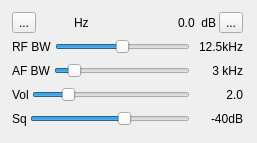
<?xml version="1.0" encoding="UTF-8"?>
<ui version="4.0">
 <class>AMDemodGUI</class>
 <widget class="RollupWidget" name="AMDemodGUI">
  <property name="geometry">
   <rect>
    <x>0</x>
    <y>0</y>
    <width>257</width>
    <height>143</height>
   </rect>
  </property>
  <property name="focusPolicy">
   <enum>Qt::StrongFocus</enum>
  </property>
  <property name="windowTitle">
   <string>AM Demodulator</string>
  </property>
  <widget class="QWidget" name="settingsContainer" native="true">
   <property name="geometry">
    <rect>
     <x>10</x>
     <y>10</y>
     <width>235</width>
     <height>121</height>
    </rect>
   </property>
   <property name="windowTitle">
    <string>Settings</string>
   </property>
   <layout class="QVBoxLayout" name="verticalLayout">
    <property name="spacing">
     <number>3</number>
    </property>
    <property name="leftMargin">
     <number>2</number>
    </property>
    <property name="topMargin">
     <number>2</number>
    </property>
    <property name="rightMargin">
     <number>2</number>
    </property>
    <property name="bottomMargin">
     <number>2</number>
    </property>
    <item>
     <layout class="QHBoxLayout" name="deltaFreqPowLayout">
      <item>
       <layout class="QHBoxLayout" name="deltaFrequencyLayout">
        <item>
         <widget class="QToolButton" name="deltaMinus">
          <property name="text">
           <string>...</string>
          </property>
          <property name="icon">
           <iconset>
            <selectedoff>:/plus.png</selectedoff>
            <selectedon>:/minus.png</selectedon>
           </iconset>
          </property>
          <property name="checkable">
           <bool>true</bool>
          </property>
         </widget>
        </item>
        <item>
         <widget class="ValueDial" name="deltaFrequency" native="true">
          <property name="sizePolicy">
           <sizepolicy hsizetype="Maximum" vsizetype="Maximum">
            <horstretch>0</horstretch>
            <verstretch>0</verstretch>
           </sizepolicy>
          </property>
          <property name="minimumSize">
           <size>
            <width>32</width>
            <height>16</height>
           </size>
          </property>
          <property name="font">
           <font>
            <family>Monospace</family>
            <pointsize>12</pointsize>
           </font>
          </property>
          <property name="cursor">
           <cursorShape>SizeVerCursor</cursorShape>
          </property>
          <property name="focusPolicy">
           <enum>Qt::StrongFocus</enum>
          </property>
          <property name="toolTip">
           <string>Demod shift frequency from center in Hz</string>
          </property>
         </widget>
        </item>
        <item>
         <widget class="QLabel" name="deltaUnits">
          <property name="text">
           <string>Hz </string>
          </property>
         </widget>
        </item>
        <item>
         <spacer name="horizontalSpacer">
          <property name="orientation">
           <enum>Qt::Horizontal</enum>
          </property>
          <property name="sizeHint" stdset="0">
           <size>
            <width>40</width>
            <height>20</height>
           </size>
          </property>
         </spacer>
        </item>
       </layout>
      </item>
      <item>
       <layout class="QHBoxLayout" name="channelPowerLayout">
        <item>
         <widget class="QLabel" name="channelPower">
          <property name="toolTip">
           <string>Channel power</string>
          </property>
          <property name="layoutDirection">
           <enum>Qt::RightToLeft</enum>
          </property>
          <property name="text">
           <string>0.0</string>
          </property>
         </widget>
        </item>
        <item>
         <widget class="QLabel" name="channelPowerUnits">
          <property name="text">
           <string> dB</string>
          </property>
         </widget>
        </item>
        <item>
         <widget class="QToolButton" name="audioMute">
          <property name="toolTip">
           <string>Mute/Unmute audio</string>
          </property>
          <property name="text">
           <string>...</string>
          </property>
          <property name="icon">
           <iconset resource="../../../sdrbase/resources/res.qrc">
            <normaloff>:/sound_on.png</normaloff>
            <normalon>:/sound_off.png</normalon>:/sound_on.png</iconset>
          </property>
          <property name="checkable">
           <bool>true</bool>
          </property>
         </widget>
        </item>
       </layout>
      </item>
     </layout>
    </item>
    <item>
     <layout class="QHBoxLayout" name="rfBandwidthLayout">
      <item>
       <widget class="QLabel" name="label">
        <property name="text">
         <string>RF BW</string>
        </property>
       </widget>
      </item>
      <item>
       <widget class="QSlider" name="rfBW">
        <property name="maximum">
         <number>8</number>
        </property>
        <property name="pageStep">
         <number>1</number>
        </property>
        <property name="value">
         <number>4</number>
        </property>
        <property name="orientation">
         <enum>Qt::Horizontal</enum>
        </property>
       </widget>
      </item>
      <item>
       <widget class="QLabel" name="rfBWText">
        <property name="minimumSize">
         <size>
          <width>50</width>
          <height>0</height>
         </size>
        </property>
        <property name="text">
         <string>12.5kHz</string>
        </property>
        <property name="alignment">
         <set>Qt::AlignRight|Qt::AlignTrailing|Qt::AlignVCenter</set>
        </property>
       </widget>
      </item>
     </layout>
    </item>
    <item>
     <layout class="QHBoxLayout" name="afBandwidthLayout">
      <item>
       <widget class="QLabel" name="label_2">
        <property name="text">
         <string>AF BW</string>
        </property>
       </widget>
      </item>
      <item>
       <widget class="QSlider" name="afBW">
        <property name="minimum">
         <number>1</number>
        </property>
        <property name="maximum">
         <number>20</number>
        </property>
        <property name="pageStep">
         <number>1</number>
        </property>
        <property name="value">
         <number>3</number>
        </property>
        <property name="orientation">
         <enum>Qt::Horizontal</enum>
        </property>
       </widget>
      </item>
      <item>
       <widget class="QLabel" name="afBWText">
        <property name="minimumSize">
         <size>
          <width>50</width>
          <height>0</height>
         </size>
        </property>
        <property name="text">
         <string>3 kHz</string>
        </property>
        <property name="alignment">
         <set>Qt::AlignRight|Qt::AlignTrailing|Qt::AlignVCenter</set>
        </property>
       </widget>
      </item>
     </layout>
    </item>
    <item>
     <layout class="QHBoxLayout" name="volumeLayout">
      <item>
       <widget class="QLabel" name="label_3">
        <property name="text">
         <string>Vol</string>
        </property>
       </widget>
      </item>
      <item>
       <widget class="QSlider" name="volume">
        <property name="maximum">
         <number>100</number>
        </property>
        <property name="pageStep">
         <number>1</number>
        </property>
        <property name="value">
         <number>20</number>
        </property>
        <property name="orientation">
         <enum>Qt::Horizontal</enum>
        </property>
       </widget>
      </item>
      <item>
       <widget class="QLabel" name="volumeText">
        <property name="minimumSize">
         <size>
          <width>50</width>
          <height>0</height>
         </size>
        </property>
        <property name="text">
         <string>2.0</string>
        </property>
        <property name="alignment">
         <set>Qt::AlignRight|Qt::AlignTrailing|Qt::AlignVCenter</set>
        </property>
       </widget>
      </item>
     </layout>
    </item>
    <item>
     <layout class="QHBoxLayout" name="squelchLayout">
      <item>
       <widget class="QLabel" name="label_4">
        <property name="text">
         <string>Sq</string>
        </property>
       </widget>
      </item>
      <item>
       <widget class="QSlider" name="squelch">
        <property name="minimum">
         <number>-100</number>
        </property>
        <property name="maximum">
         <number>0</number>
        </property>
        <property name="pageStep">
         <number>1</number>
        </property>
        <property name="value">
         <number>-40</number>
        </property>
        <property name="orientation">
         <enum>Qt::Horizontal</enum>
        </property>
       </widget>
      </item>
      <item>
       <widget class="QLabel" name="squelchText">
        <property name="minimumSize">
         <size>
          <width>50</width>
          <height>0</height>
         </size>
        </property>
        <property name="text">
         <string>-40dB</string>
        </property>
        <property name="alignment">
         <set>Qt::AlignRight|Qt::AlignTrailing|Qt::AlignVCenter</set>
        </property>
       </widget>
      </item>
     </layout>
    </item>
   </layout>
  </widget>
 </widget>
 <customwidgets>
  <customwidget>
   <class>RollupWidget</class>
   <extends>QWidget</extends>
   <header>gui/rollupwidget.h</header>
   <container>1</container>
  </customwidget>
  <customwidget>
   <class>ValueDial</class>
   <extends>QWidget</extends>
   <header>gui/valuedial.h</header>
   <container>1</container>
  </customwidget>
 </customwidgets>
 <resources>
  <include location="../../../sdrbase/resources/res.qrc"/>
 </resources>
 <connections/>
</ui>
